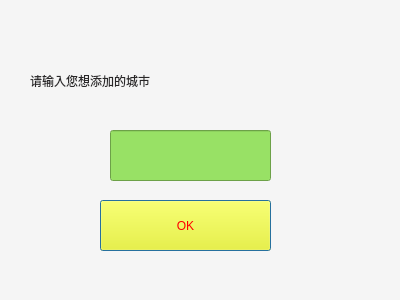
<?xml version="1.0" encoding="UTF-8"?>
<ui version="4.0">
 <class>AddCity</class>
 <widget class="QDialog" name="AddCity">
  <property name="geometry">
   <rect>
    <x>0</x>
    <y>0</y>
    <width>400</width>
    <height>300</height>
   </rect>
  </property>
  <property name="windowTitle">
   <string>Dialog</string>
  </property>
  <property name="styleSheet">
   <string notr="true">background-color: rgb(245, 245, 245);</string>
  </property>
  <widget class="QLabel" name="label">
   <property name="geometry">
    <rect>
     <x>30</x>
     <y>60</y>
     <width>330</width>
     <height>41</height>
    </rect>
   </property>
   <property name="sizePolicy">
    <sizepolicy hsizetype="Fixed" vsizetype="Fixed">
     <horstretch>0</horstretch>
     <verstretch>0</verstretch>
    </sizepolicy>
   </property>
   <property name="styleSheet">
    <string notr="true">font: 20pt &quot;Adobe 黑体 Std R&quot;;
color: rgb(41, 39, 40);</string>
   </property>
   <property name="text">
    <string>请输入您想添加的城市</string>
   </property>
  </widget>
  <widget class="QPushButton" name="pushButton">
   <property name="geometry">
    <rect>
     <x>100</x>
     <y>200</y>
     <width>171</width>
     <height>51</height>
    </rect>
   </property>
   <property name="sizePolicy">
    <sizepolicy hsizetype="Fixed" vsizetype="Fixed">
     <horstretch>0</horstretch>
     <verstretch>0</verstretch>
    </sizepolicy>
   </property>
   <property name="styleSheet">
    <string notr="true">font: 26pt &quot;Gigi&quot;;
color: rgb(255, 0, 0);
background-color: rgb(255, 255, 0);</string>
   </property>
   <property name="text">
    <string>OK</string>
   </property>
  </widget>
  <widget class="QLineEdit" name="plainTextEdit">
   <property name="geometry">
    <rect>
     <x>110</x>
     <y>130</y>
     <width>161</width>
     <height>51</height>
    </rect>
   </property>
   <property name="styleSheet">
    <string notr="true">font: 14pt &quot;AcadEref&quot;;
font: 26pt &quot;AcadEref&quot;;
font: 14pt &quot;AcadEref&quot;;
color: rgb(46, 47, 48);
background-color: rgb(152, 225, 101);</string>
   </property>
  </widget>
 </widget>
 <resources/>
 <connections/>
</ui>
